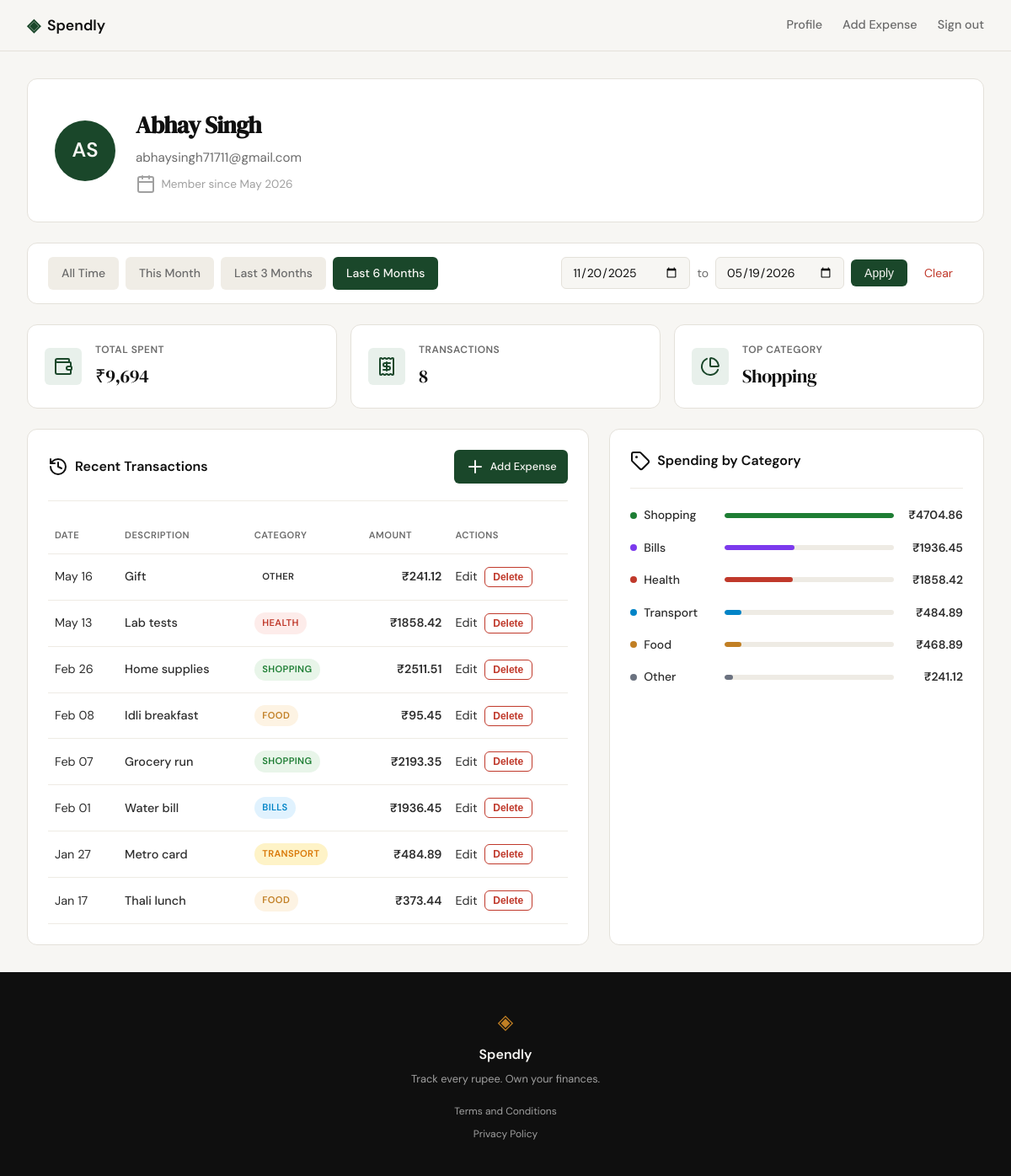
Page /profile?date_from=2025-11-20&date_to=2026-05-19 (signed in) on the committed database.
### tables this page shows
CREATE TABLE users (
            id INTEGER PRIMARY KEY AUTOINCREMENT,
            name TEXT NOT NULL,
            email TEXT UNIQUE NOT NULL,
            password_hash TEXT NOT NULL,
            created_at TEXT DEFAULT (datetime('now'))
        );

CREATE TABLE expenses (
            id INTEGER PRIMARY KEY AUTOINCREMENT,
            user_id INTEGER NOT NULL,
            amount REAL NOT NULL,
            category TEXT NOT NULL,
            date TEXT NOT NULL,
            description TEXT,
            created_at TEXT DEFAULT (datetime('now')),
            FOREIGN KEY (user_id) REFERENCES users(id)
        );

### app.py (the view)
@app.route("/profile")
def profile():
    if not session.get("user_id"):
        return redirect(url_for("login"))
    user_id = session.get("user_id")
    user = get_user_by_id(user_id)
    if not user:
        session.clear()
        return redirect(url_for("login"))
    date_from, date_to, start_date, end_date, active_filter = parse_date_filter(
        request.args
    )
    stats = get_user_stats(user_id, start_date, end_date)
    transactions = get_user_expenses(user_id, start_date, end_date)
    category_totals = {}
    for tx in transactions:
        cat = tx["category"]
        category_totals[cat] = round(category_totals.get(cat, 0) + tx["amount"], 2)
    color_map = {
        "Food": "orange",
        "Transport": "blue",
        "Bills": "purple",
        "Health": "red",
        "Shopping": "green",
        "Entertainment": "cyan",
    }
    max_amount = max(category_totals.values()) if category_totals else 1
    categories = []
    for name, amount in sorted(
        category_totals.items(), key=lambda x: x[1], reverse=True
    ):
        bar_width = int(round((amount / max_amount) * 100)) if max_amount > 0 else 0
        categories.append(
            {
                "name": name,
                "amount": amount,
                "color": color_map.get(name, "gray"),
                "bar_width": bar_width,
            }
        )
    today = date.today()
    this_month_start = date(today.year, today.month, 1).strftime("%Y-%m-%d")
    three_months_ago = (today - timedelta(days=90)).strftime("%Y-%m-%d")
    six_months_ago = (today - timedelta(days=180)).strftime("%Y-%m-%d")
    today_str = today.strftime("%Y-%m-%d")
    if date_from == this_month_start and date_to == today_str:
        active_filter = "this_month"
    elif date_from == three_months_ago and date_to == today_str:
        active_filter = "last_3_months"
    elif date_from == six_months_ago and date_to == today_str:
        active_filter = "last_6_months"
    return render_template(
        "profile.html",
        user=user,
        stats=stats,
        transactions=transactions,
        categories=categories,
        max_category_amount=max_amount,
        date_from=date_from,
        date_to=date_to,
        active_filter=active_filter,
        this_month_start=this_month_start,
        three_months_ago=three_months_ago,
        six_months_ago=six_months_ago,
        today=today_str,
    )

### database/db.py (called while the page is built)
def get_db():
    conn = sqlite3.connect(DATABASE_PATH)
    conn.row_factory = sqlite3.Row
    conn.execute("PRAGMA foreign_keys = ON")
    return conn

def get_user_by_id(user_id):
    conn = get_db()
    cur = conn.cursor()
    cur.execute(
        "SELECT id, name, email, created_at FROM users WHERE id = ?", (user_id,)
    )
    user = cur.fetchone()
    conn.close()
    if user:
        return {
            "id": user["id"],
            "name": user["name"],
            "email": user["email"],
            "member_since": format_member_date(user["created_at"]),
        }
    return None

def format_member_date(date_str):
    if not date_str:
        return "Unknown"
    try:
        from datetime import datetime
        dt = datetime.strptime(date_str, "%Y-%m-%d %H:%M:%S")
        return dt.strftime("%B %Y")
    except Exception:
        return date_str

def build_date_filter(start_date=None, end_date=None):
    params = []
    date_filter = ""
    if start_date and end_date:
        date_filter = "AND date BETWEEN ? AND ?"
        params = [start_date, end_date]
    elif start_date:
        date_filter = "AND date >= ?"
        params = [start_date]
    elif end_date:
        date_filter = "AND date <= ?"
        params = [end_date]
    return date_filter, params

def get_user_expenses(user_id, start_date=None, end_date=None):
    conn = get_db()
    cur = conn.cursor()
    date_filter, date_params = build_date_filter(start_date, end_date)
    params = [user_id] + date_params
    cur.execute(
        f"""
        SELECT id, date, description, category, amount
        FROM expenses
        WHERE user_id = ? {date_filter}
        ORDER BY date DESC
        LIMIT 10
    """,
        params,
    )
    rows = cur.fetchall()
    conn.close()
    expenses = []
    for row in rows:
        expenses.append(
            {
                "id": row["id"],
                "date": format_expense_date(row["date"]),
                "description": row["description"] or "",
                "category": row["category"],
                "amount": row["amount"],
            }
        )
    return expenses

def format_expense_date(date_str):
    if not date_str:
        return ""
    try:
        from datetime import datetime
        dt = datetime.strptime(date_str, "%Y-%m-%d")
        return dt.strftime("%b %d")
    except Exception:
        return date_str

### templates/profile.html (shortened to what this page needs)
{% extends "base.html" %}
{% block head %}
<link rel="stylesheet" href="{{ url_for('static', filename='css/profile.css') }}">
{% endblock %}
{% block content %}
<div class="profile-page">
    <div class="profile-container">
        <div class="profile-header-card">
            <div class="user-avatar">
                {{ user.name.split()|map('first')|join('')|upper }}
            </div>
            <div class="user-info">
                <h1 class="user-name">{{ user.name }}</h1>
                <p class="user-email">{{ user.email }}</p>
                <p class="user-member">
                    <i data-lucide="calendar"></i>
                    Member since {{ user.member_since }}
                </p>
            </div>
        </div>
        <div class="filter-bar">
            <div class="filter-presets">
                <a href="{{ url_for('profile') }}" class="filter-preset {% if not active_filter %}active{% endif %}">All Time</a>
                <a href="{{ url_for('profile', date_from=this_month_start, date_to=today) }}" class="filter-preset {% if active_filter == 'this_month' %}active{% endif %}">This Month</a>
                <a href="{{ url_for('profile', date_from=three_months_ago, date_to=today) }}" class="filter-preset {% if active_filter == 'last_3_months' %}active{% endif %}">Last 3 Months</a>
                <a href="{{ url_for('profile', date_from=six_months_ago, date_to=today) }}" class="filter-preset {% if active_filter == 'last_6_months' %}active{% endif %}">Last 6 Months</a>
            </div>
            <form method="GET" action="{{ url_for('profile') }}" class="filter-custom">
                <input type="date" name="date_from" value="{{ date_from }}" class="filter-date-input">
                <span class="filter-date-separator">to</span>
                <input type="date" name="date_to" value="{{ date_to }}" class="filter-date-input">
                <button type="submit" class="filter-apply-btn">Apply</button>
                {% if date_from or date_to %}
                <a href="{{ url_for('profile') }}" class="filter-clear-btn">Clear</a>
                {% endif %}
            </form>
        </div>
        <div class="stats-row">
            <div class="stat-card">
                <div class="stat-icon">
                    <i data-lucide="wallet"></i>
                </div>
                <div class="stat-content">
                    <span class="stat-label">Total Spent</span>
                    <span class="stat-value">₹{{ "{:,}".format(stats.total_spent) }}</span>
                </div>
            </div>
            <div class="stat-card">
                <div class="stat-icon">
                    <i data-lucide="receipt"></i>
                </div>
                <div class="stat-content">
                    <span class="stat-label">Transactions</span>
                    <span class="stat-value">{{ stats.transactions }}</span>
                </div>
            </div>
            <div class="stat-card">
                <div class="stat-icon">
                    <i data-lucide="pie-chart"></i>
                </div>
                <div class="stat-content">
                    <span class="stat-label">Top Category</span>
                    <span class="stat-value">{{ stats.top_category }}</span>
                </div>
            </div>
        </div>
        <div class="profile-grid">
            <div class="transactions-card">
                <div class="card-header">
                    <h2 class="card-title">
                        <i data-lucide="history"></i>
                        Recent Transactions
                    </h2>
                    <a href="{{ url_for('add_expense') }}" class="btn-add-expense">
                        <i data-lucide="plus"></i> Add Expense
                    </a>
                </div>
                <div class="table-wrapper">
                    <table class="transactions-table">
                        <thead>
                            <tr>
                                <th>Date</th>
                                <th>Description</th>
                                <th>Category</th>
                                <th class="text-right">Amount</th>
                                <th>Actions</th>
                            </tr>
                        </thead>
                        <tbody>
                            {% for tx in transactions %}
                            <tr>
                                <td class="tx-date">{{ tx.date }}</td>
                                <td class="tx-desc">{{ tx.description }}</td>
                                <td>
                                    <span class="category-badge category-{{ tx.category|lower }}">
                                        {{ tx.category }}
                                    </span>
                                </td>
                                <td class="tx-amount">₹{{ "%.2f"|format(tx.amount) }}</td>
                                <td>
                                    <div class="tx-actions">
                                        <a href="{{ url_for('edit_expense', id=tx.id) }}" class="btn-edit-expense">Edit</a>
                                        <form method="POST" action="{{ url_for('delete_expense', id=tx.id) }}" class="tx-action-form" onsubmit="return confirm('Delete this expense?')">
                                            <button type="submit" class="btn-delete-expense">Delete</button>
                                        </form>
                                    </div>
                                </td>
                            </tr>
                            {% endfor %}
                        </tbody>
                    </table>
                </div>
            </div>
            <div class="categories-card">
                <div class="card-header">
                    <h2 class="card-title">
                        <i data-lucide="tag"></i>
                        Spending by Category
                    </h2>
                </div>
                <div class="categories-list">
                    {% for cat in categories %}
                    <div class="category-row">
                        <div class="category-info">
                            <span class="category-dot category-dot-{{ cat.color }}"></span>
                            <span class="category-name">{{ cat.name }}</span>
                        </div>
                        <div class="category-bar-container">
                            <div class="category-bar">
                                <div class="category-fill category-fill-{{ cat.color }}" style="width: {{ cat.bar_width }}%;"></div>
                            </div>
                        </div>
                        <span class="category-amount">₹{{ "%.2f"|format(cat.amount) }}</span>
                    </div>
                    {% endfor %}
                </div>
            </div>
        </div>
    </div>
</div>
{% endblock %}

### static/css/style.css (style rules this page uses)
:root { --ink: #0f0f0f; --ink-soft: #2d2d2d; --ink-muted: #6b6b6b; --ink-faint: #a0a0a0; --paper: #f7f6f3; --paper-warm: #f0ede6; --paper-card: #ffffff; --accent: #1a472a; --accent-light: #e8f0eb; --accent-2: #c17f24; --accent-2-light: #fdf3e3; --danger: #c0392b; --danger-light: #fdecea; --success: #1e7e34; --success-light: #e8f5e9; --border: #e4e1da; --border-soft: #eeebe4; --font-display: 'DM Serif Display', Georgia, serif; --font-body: 'DM Sans', system-ui, sans-serif; --max-width: 1200px; --auth-width: 440px; --radius-sm: 6px; --radius-md: 12px; --radius-lg: 20px; }
*, *::before, *::after { box-sizing: border-box; margin: 0; padding: 0; }
html { font-size: 16px; scroll-behavior: smooth; }
body { background: var(--paper); color: var(--ink); font-family: var(--font-body); font-size: 1rem; line-height: 1.6; -webkit-font-smoothing: antialiased; }
a { color: inherit; text-decoration: none; }
.card-header { display: flex; justify-content: space-between; align-items: center; padding-bottom: 1.25rem; border-bottom: 1px solid var(--border-soft); margin-bottom: 1.5rem; }
.category-info { display: flex; align-items: center; gap: 0.5rem; }
.category-dot { width: 8px; height: 8px; border-radius: 50%; }
.category-dot-green { background: #10b981; }
.category-dot-blue { background: #6366f1; }
.category-dot-orange { background: #f59e0b; }
.category-name { font-size: 0.875rem; font-weight: 600; color: var(--ink-soft); }
.category-bar { height: 8px; background: var(--border-soft); border-radius: 999px; overflow: hidden; }
.category-fill { height: 100%; border-radius: 999px; }
.category-fill-green { background: #10b981; }
.category-fill-blue { background: #6366f1; }
.category-fill-orange { background: #f59e0b; }
.category-amount { font-size: 0.875rem; font-weight: 500; color: var(--ink-muted); text-align: right; }

### rows in the picture
users: name "Abhay Singh", email "abhaysingh71711@gmail.com"
expenses: date "May 16", description "Gift", category "OTHER", amount "241.12", name "Other", {{ cat.bar_width }} 5 (drawn)
expenses: date "May 13", description "Lab tests", category "HEALTH", amount "1858.42", name "Health", {{ cat.bar_width }} 40 (drawn)
expenses: date "Feb 26", description "Home supplies", category "SHOPPING", amount "2511.51", name "Shopping", {{ cat.bar_width }} 100 (drawn), amount "4704.86"
expenses: date "Feb 08", description "Idli breakfast", category "FOOD", amount "95.45", name "Food", {{ cat.bar_width }} 10 (drawn), amount "468.89"
expenses: date "Feb 07", description "Grocery run", category "SHOPPING", amount "2193.35"
expenses: date "Feb 01", description "Water bill", category "BILLS", amount "1936.45", name "Bills", {{ cat.bar_width }} 41 (drawn)
expenses: date "Jan 27", description "Metro card", category "TRANSPORT", amount "484.89", name "Transport", {{ cat.bar_width }} 10 (drawn)
expenses: date "Jan 17", description "Thali lunch", category "FOOD", amount "373.44"

### other values in the picture
{{ user.name.split()|map('first')|join('')|upper }} "AS"
{{ user.member_since }} "May 2026"
{{ "{:,}".format(stats.total_spent) }} "9,694"
{{ stats.transactions }} "8"
{{ stats.top_category }} "Shopping"
